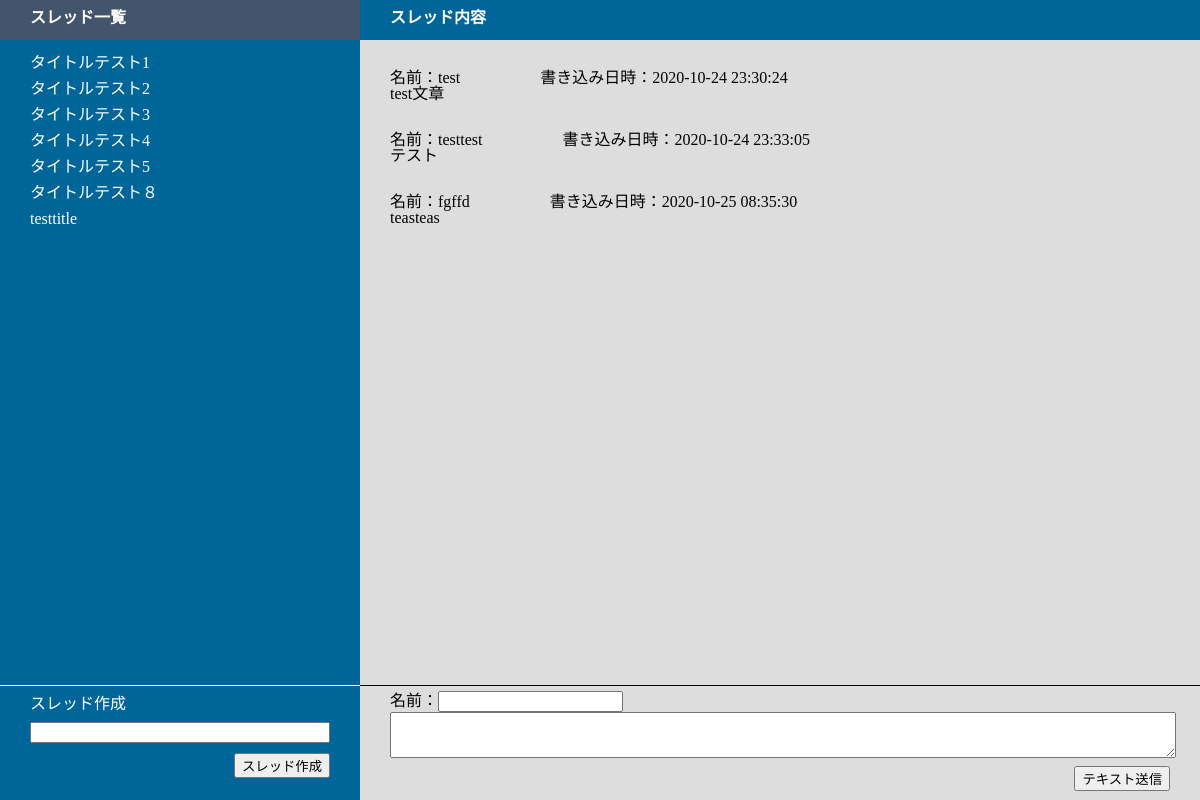
The app's page /index.php?title_id=2 with its own data.
### tables this page shows
CREATE TABLE `title_table` (
  `id` int(12) NOT NULL,
  `title` varchar(256) NOT NULL,
  `indate` datetime NOT NULL
);

CREATE TABLE `text_table` (
  `id` int(12) NOT NULL,
  `title_id` int(12) NOT NULL,
  `name` varchar(64) NOT NULL,
  `text` text NOT NULL,
  `indate` datetime NOT NULL
);

### index.php (the view, shortened to what this page needs)
<?php
try {
  $pdo = new PDO('mysql:dbname=php02_kadai;charset=utf8;host=localhost','root','root');
} catch (PDOException $e) {
  exit('DBConnectError:'.$e->getMessage());
}
$stmt = $pdo->prepare("SELECT * FROM title_table");
$status = $stmt->execute();
$view="";
if ($status == false) {
  $error = $stmt->errorInfo();
  exit("ErrorQuery:".$error[2]);
}else{
  while( $result = $stmt->fetch(PDO::FETCH_ASSOC)){
    $view .= "<li class='title'>";
    $view .= '<a href="index.php?title_id=' . $result["id"] . '">';
    $view .= $result['title'];
    $view .= '</a>';
    $view .= "</li>";
  }
}
if(isset($_GET['title_id'])){
    $title_id = $_GET['title_id'];
    $stmt = $pdo->prepare("SELECT * FROM text_table WHERE title_id=". $title_id);
    $status = $stmt->execute();
    $text_view="";
    if ($status == false) {
    $error = $stmt->errorInfo();
    exit("ErrorQuery:".$error[2]);
    }else{
        while( $result = $stmt->fetch(PDO::FETCH_ASSOC)){
            $text_view .= "<p class='p_header'>名前：";
            $text_view .= $result['name'];
            $text_view .= '　　　　　書き込み日時：'. $result['indate']. '<br>';
            $text_view .= $result['text'];
            $text_view .= "</p>";
        }
    }
}
?>
<!DOCTYPE html>
<html lang="ja">
<head>
    <link rel="stylesheet" href="css/reset.css">
    <link rel="stylesheet" href="css/style.css">
</head>
<header>
    <div class="sidebar_head">
        <div class="sidebar_head_text">スレッド一覧</div>
    </div>
    <div class="main_column_head">
        <div class="main_column_head_text">スレッド内容</div>
    </div>
</header>
<body>
    <main>
        <div class="sidebar">
            <div class="title_output">
                <ul class="sidebar_title_list" id="sidebar_title_list">
                    <?= $view ?>
                </ul>
            </div>
        </div>
        <div class="main_column">
            <div class="main_column_output" id="main_column_output">
                <?= $text_view ?>
            </div>
        </div>
    </main>
</body>
<footer>
    <form method="post" action="insert_title.php">
        <div class="sidebar_make_title">
            <div class="sidebar_make_title_text">スレッド作成</div>
            <input type="text" id="input_title" name="title">
            <div class="make_title_send_wrapper">
                <input type="submit" value="スレッド作成">
            </div>
        </div>
    </form>
    <form method="post" action="insert_text.php">
        <div class="main_column_make_text">
            <div>名前：<input type="text" id="uname" name="name"></div>
            <textarea id="text" cols="150" rows="4" name="text"></textarea>
            <div class="make_text_send_wrapper">
                <input type="submit" value="テキスト送信">
            </div>
        </div>
    </form>
</footer>

### css/style.css (style rules this page uses)
body { background: #555555; }
header { display: flex; height: 5vh; min-height: 34px; }
.sidebar_head { flex: 0 0 300px; padding: 10px 30px 10px 30px; background: #44546a; }
.sidebar_head_text { color: #ffffff; font-weight: bold; }
.main_column_head { flex: 1 1 auto; min-width :300px; padding: 10px 30px 10px 30px; background: #006699; }
.main_column_head_text { color: #ffffff; font-weight: bold; }
main { display: flex; height:95vh; }
.sidebar { flex: 0 0 300px; padding: 10px 30px 0px 30px; background: #006699; }
.title_output { flex: 1 1 auto; overflow: auto; height:80vh; }
a { color: #ffffff; text-decoration: none; }
.title { padding: 5px 0; text-decoration: none; }
.main_column { flex: 3 3 auto; min-width :300px; padding: 10px 0 0 30px; background: #dddddd; }
.main_column_output { overflow: auto; height:80vh; }
footer { position: fixed; bottom: 0; display: flex; min-height: 91px; }
.sidebar_make_title { flex: 0 0 300px; padding: 0px 30px 0px 30px; border-top: 1px solid #ffffff; height: 13vh; background: #006699; }
.sidebar_make_title_text { color: #ffffff; padding: 10px 0 10px 0; }
#input_title { width: 292px; }
.make_title_send_wrapper { padding: 10px 0; text-align: right; }
.main_column_make_text { flex: 1 1 auto; padding: 5px 30px 5px 30px; border-top: 1px solid #000000; height: 13vh; }
textarea { height: 5vh; width: 100%; }
.make_text_send_wrapper { padding: 5px 0; text-align: right; }
.p_header { padding: 20px 0 10px 0; }

### records on screen
title_table: value "タイトルテスト1"
title_table: value "タイトルテスト2"
title_table: value "タイトルテスト3"
title_table: value "タイトルテスト4"
title_table: value "タイトルテスト5"
title_table: value "タイトルテスト８"
title_table: value "testtitle"
text_table: value "test test文章", indate "2020-10-24 23:30:24"
text_table: value "testtest テスト", indate "2020-10-24 23:33:05"
text_table: value "fgffd teasteas", indate "2020-10-25 08:35:30"
